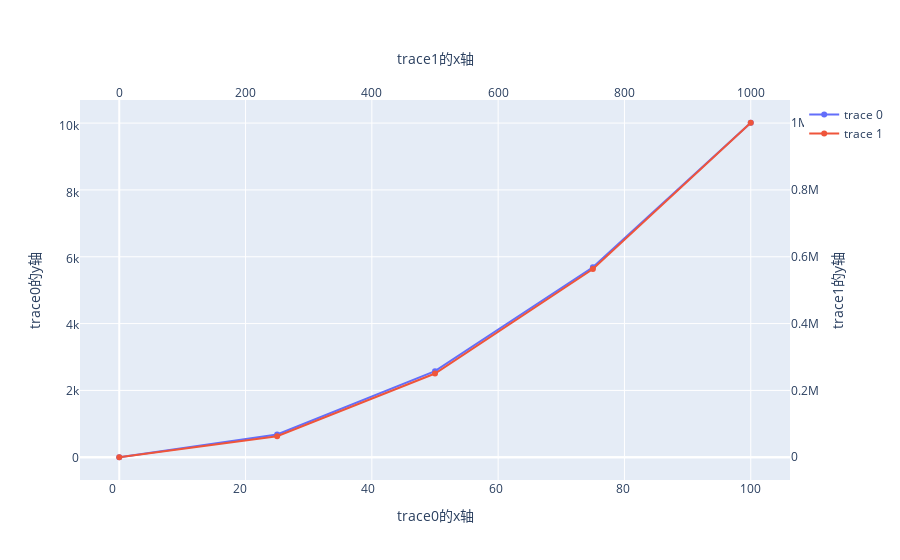

The code cell stored with this chart in its notebook:
### Code cell
x0 = np.linspace(1, 100, 5)
x1 = np.linspace(0, 1000, 5)
y0 = x0 ** 2 + x0 + 1
y1 = x1 ** 2 + x1 + 1

trace0 = go.Scatter(x=x0, y=y0)
# 我们虽然在 layout 中传入 xaxis2 和 yaxis2 创建了第二坐标轴，但是还要指明到底是哪个轨迹使用
# 因此要在轨迹上显式地通过 xaxis 和 yaxis 指明，到底是哪个轨迹使用哪个坐标轴
# 但是在指定的时候，第二坐标轴直接写 x2、y2 即可。默认的坐标轴是第一坐标轴、也就是最原始的那个坐标轴
trace1 = go.Scatter(x=x1, y=y1, yaxis="y2", xaxis="x2")
fig = go.Figure(data=[trace0, trace1],
                layout={
                    # 由于在同一个画布上，所以网格会重叠，我们将其中的一个轴的网格给隐藏掉
                    # 以及zeroline，这些参数都是关于视觉上的，对于表达数据则无影响
                    # 具体如何影响图表的模样，可以自己去试一下
                    "xaxis": {"title": "trace0的x轴", "showgrid": False, "zeroline": False},
                    "yaxis": {"title": "trace0的y轴", "showgrid": False},
                    # 这里就是第二坐标轴的x轴了
                    "xaxis2": {"title": "trace1的x轴", 
                               "side": "top",  # 这个很重要，要设置方向，显然设置为上方
                               # 必须要写，否则图像无法显示，同理下面的yaxis也是类似
                               "overlaying": "x"},
                    "yaxis2": {"title": "trace1的y轴", 
                               # 第二y轴要设置在右边
                               "side": "right", 
                               "overlaying": "y"}
                } 
               )
fig

### Figure 1 — Plotly figure (JSON) as saved in the notebook; plotly's stock layout.template omitted (floating-point values rounded to 4 significant figures)
{"data": [{"type": "scatter", "x": [1, 25.75, 50.5, 75.25, 100], "y": [3, 689.8, 2602.0, 5739.0, 10101]}, {"type": "scatter", "x": [0, 250, 500, 750, 1000], "xaxis": "x2", "y": [1, 62751, 250501, 563251, 1001001], "yaxis": "y2"}], "layout": {"xaxis": {"showgrid": false, "title": {"text": "trace0的x轴"}, "zeroline": false}, "xaxis2": {"overlaying": "x", "side": "top", "title": {"text": "trace1的x轴"}}, "yaxis": {"showgrid": false, "title": {"text": "trace0的y轴"}}, "yaxis2": {"overlaying": "y", "side": "right", "title": {"text": "trace1的y轴"}}}}
